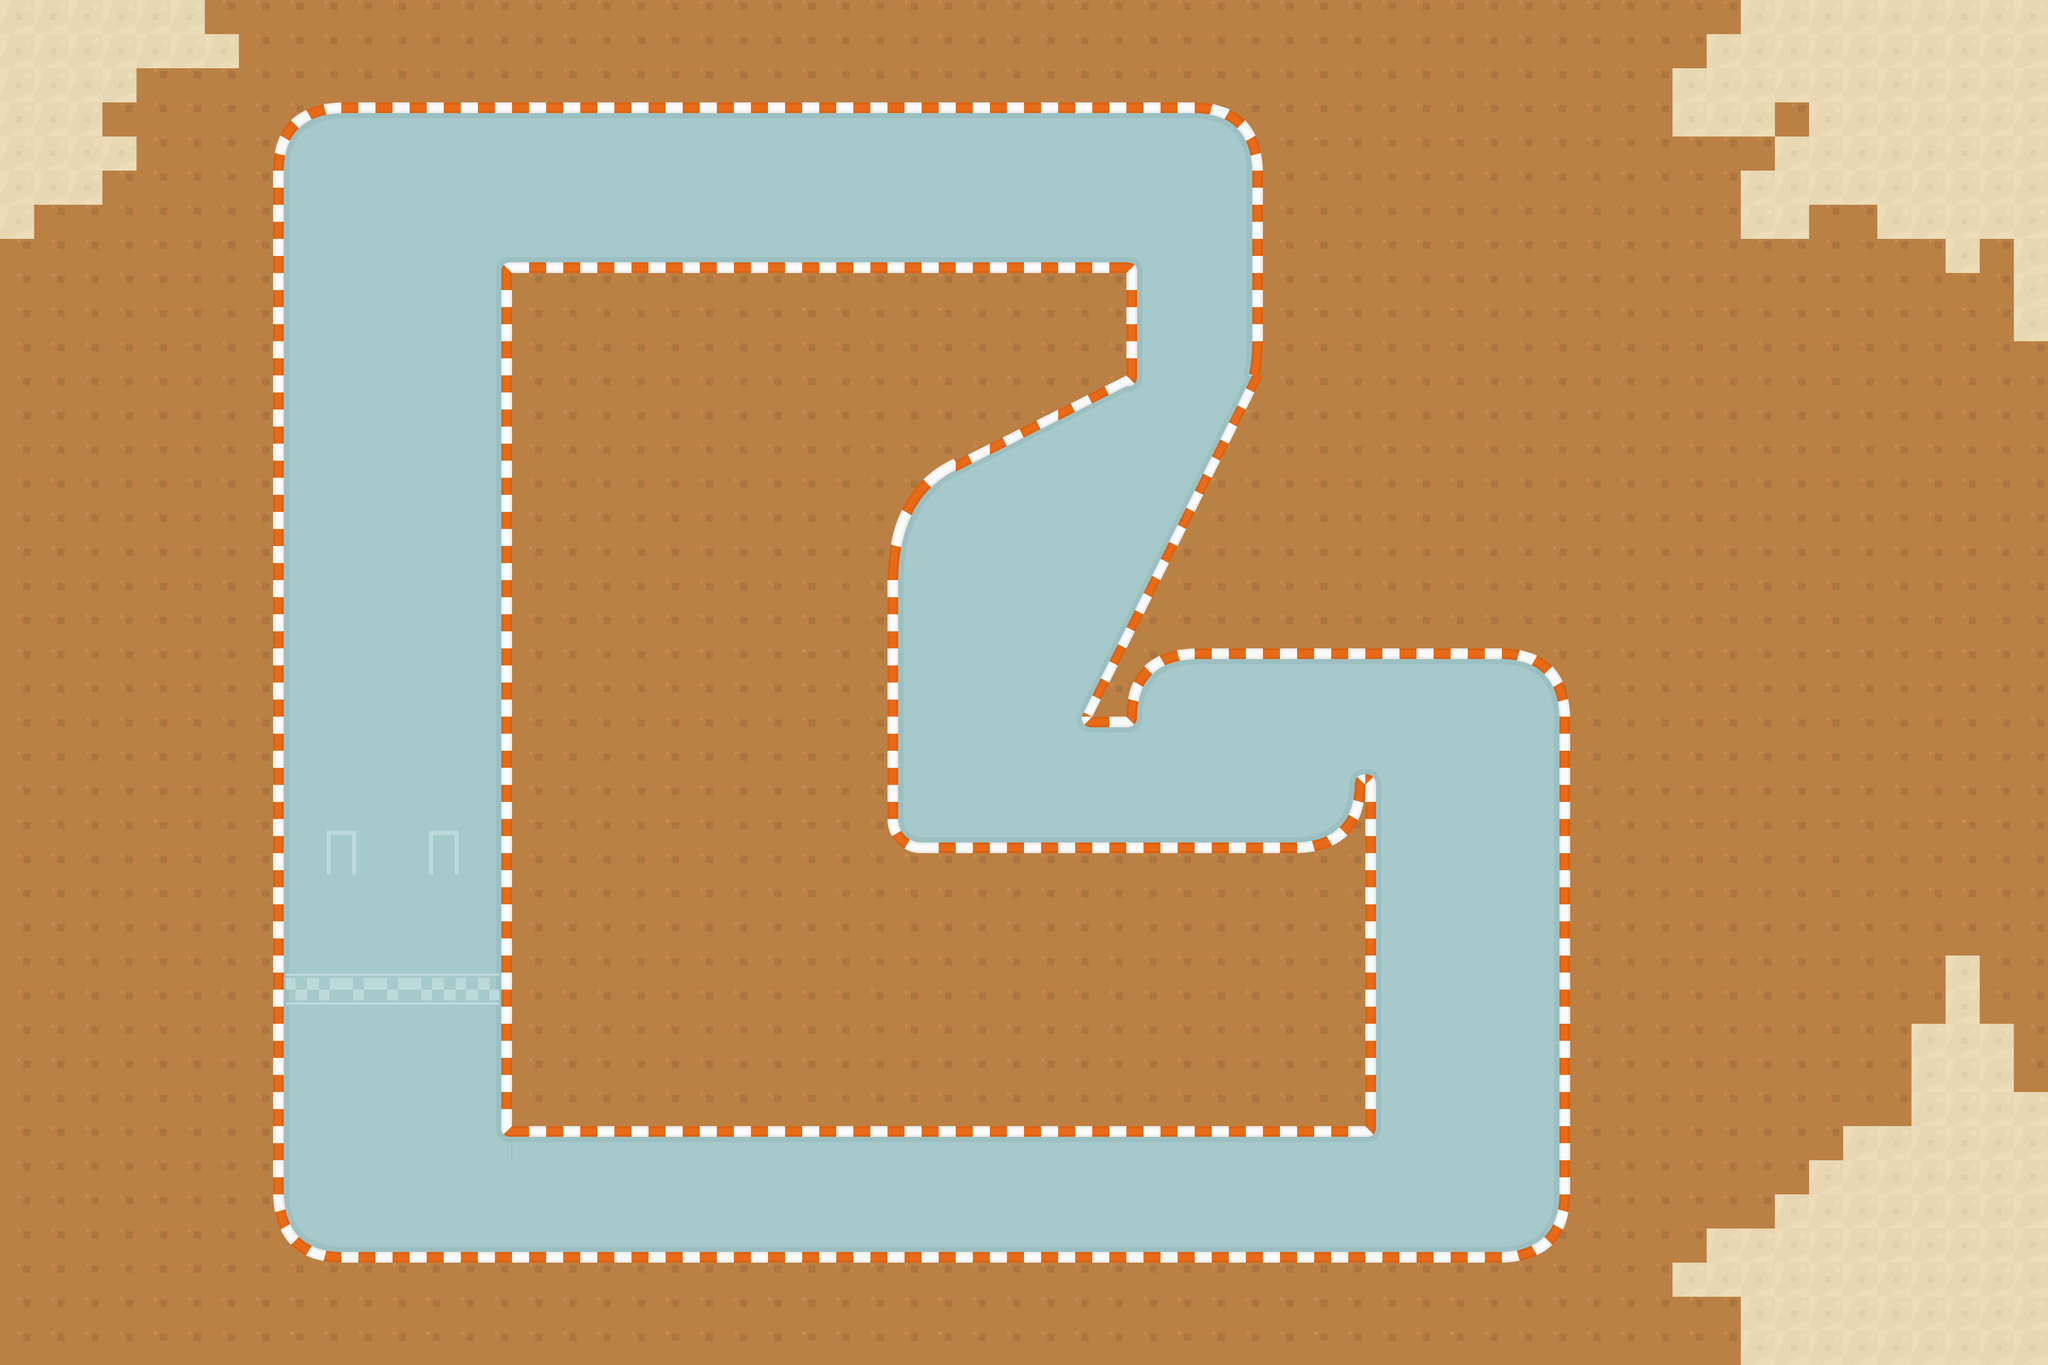

Tiled map render using the project's own tile images. Description and the map definition, with tile-layer contents summarised, below:
An orthogonal 60x40 tile map with 64x64 px tiles, 3 tile layers (Background, Road, Blockers), 2 tilesets and 35 objects.

<map version="1.10" tiledversion="1.11.1-93-ge62b7ff9" orientation="orthogonal" renderorder="right-down" width="60" height="40" tilewidth="64" tileheight="64" infinite="0" nextlayerid="9" nextobjectid="52">
 <tileset firstgid="1" source="Tiles.tsx" />
 <tileset firstgid="1297" source="Objects.tsx" />
 <layer id="1" name="Background" width="60" height="40">
  <data>[2400 cells, 2400 non-empty, 2 distinct tile ids]</data>
 </layer>
 <layer id="2" name="Road" width="60" height="40">
  <data>[2400 cells, 720 non-empty, 76 distinct tile ids]</data>
 </layer>
 <layer id="6" name="Blockers" width="60" height="40">
  <data>[2400 cells, 0 non-empty, 0 distinct tile ids]</data>
 </layer>
 <objectgroup id="7" name="Barriers">
  <object id="7" x="475.758" y="181.818" width="57.5758" height="2175.76" />
  <object id="8" x="484.848" y="181.818" width="1933.33" height="33.3333" />
  <object id="10" x="2354.55" y="184.848" width="78.7879" height="521.212" />
  <object id="13" x="2033.33" y="1272.73" width="103.03" height="87.8788" />
  <object id="17" x="945.455" y="490.909" width="1187.88" height="21.2121" />
  <object id="18" x="2096.97" y="503.03" width="30.303" height="206.061" />
  <object id="19" x="1633.33" y="963.636" width="51.5152" height="606.061" />
  <object id="20" x="1630.3" y="1554.55" width="875.758" height="42.4242" />
  <object id="21" x="2530.3" y="1466.67" width="45.4545" height="654.545" />
  <object id="22" x="933.333" y="2024.24" width="1639.39" height="96.9697" />
  <object id="23" x="939.394" y="493.939" width="75.7576" height="1624.24" />
  <object id="25" x="490.909" y="2330.3" width="2451.52" height="69.697" />
  <object id="26" x="2921.21" y="1251.52" width="63.6364" height="1169.7" />
  <object id="29" x="2151.52" y="1200" width="857.576" height="45.4545" />
  <object id="30" x="2330.3" y="715.152" width="39.3939" height="106.061" />
  <object id="31" x="2303.03" y="769.697" width="42.4242" height="96.9697" />
  <object id="32" x="2269.7" y="824.242" width="42.4242" height="106.061" />
  <object id="33" x="2263.64" y="866.667" width="36.3636" height="96.9697" />
  <object id="34" x="2057.58" y="1248.48" width="78.7879" height="63.6364" />
  <object id="35" x="2115.15" y="1154.55" width="78.7879" height="81.8182" />
  <object id="36" x="2151.52" y="1060.61" width="87.8788" height="90.9091" />
  <object id="37" x="2187.88" y="993.939" width="81.8182" height="87.8788" />
  <object id="38" x="2230.3" y="921.212" width="60.6061" height="81.8182" />
  <object id="39" x="1681.82" y="900" width="51.5152" height="45.4545" />
  <object id="41" x="2081.82" y="712.121" width="36.3636" height="15.1515" />
  <object id="42" x="2006.06" y="724.242" width="66.6667" height="30.303" />
  <object id="43" x="1963.64" y="754.545" width="69.697" height="18.1818" />
  <object id="44" x="1721.21" y="848.485" width="103.03" height="30.303" />
  <object id="45" x="1848.48" y="793.939" width="63.6364" height="39.3939" />
  <object id="46" x="1803.03" y="842.424" width="54.5455" height="24.2424" />
  <object id="47" x="1709.09" y="884.848" width="54.5455" height="21.2121" />
  <object id="48" x="1651.52" y="939.394" width="45.4545" height="36.3636" />
  <object id="49" x="1854.55" y="763.636" width="142.424" height="27.2727" />
  <object id="50" x="1903.03" y="778.788" width="42.4242" height="33.3333" />
 </objectgroup>
 <objectgroup id="8" name="Finish line">
  <object id="51" x="524.242" y="1809.09" width="415.152" height="78.7879" />
 </objectgroup>
</map>
